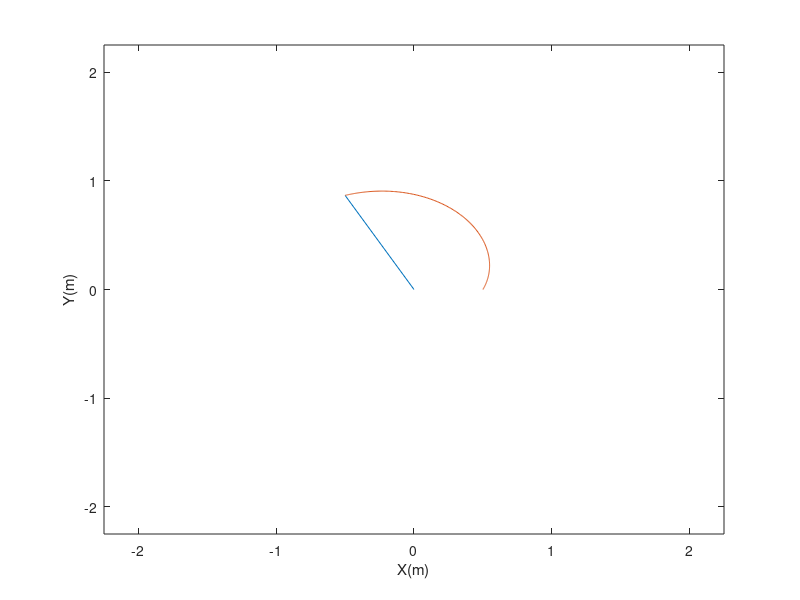
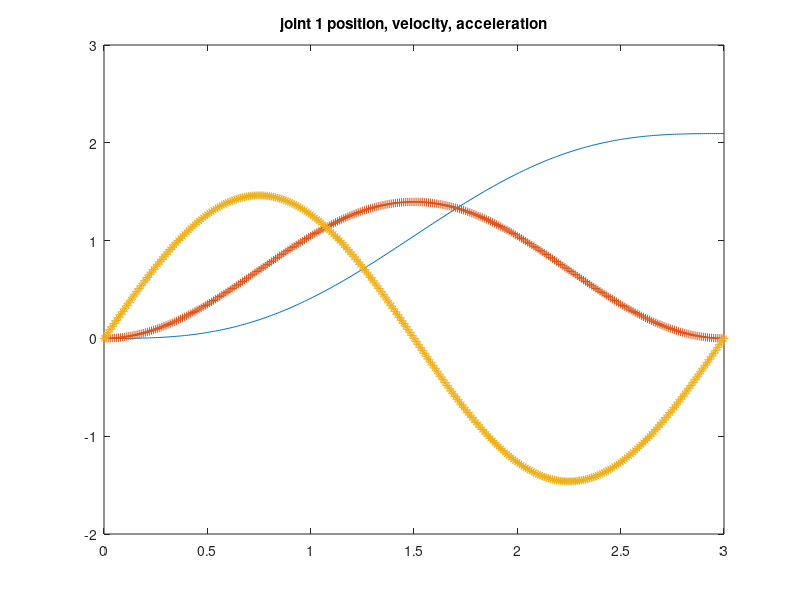
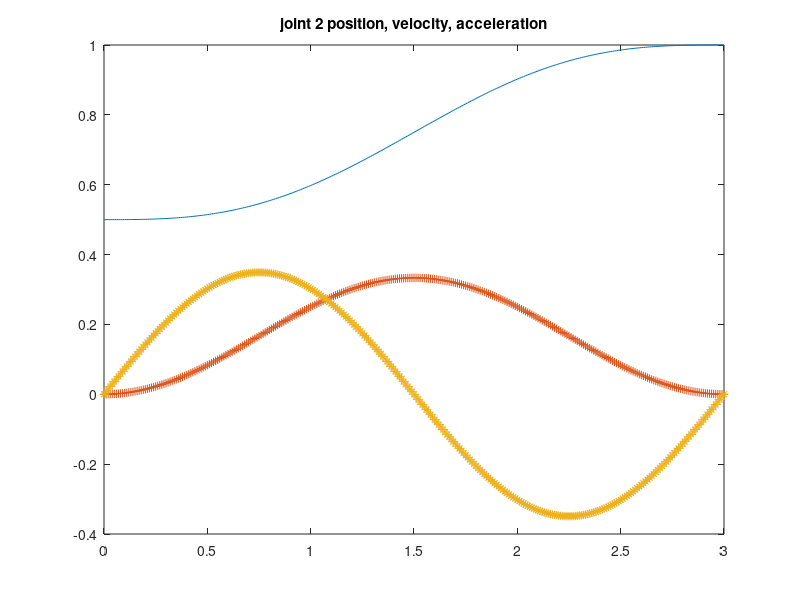
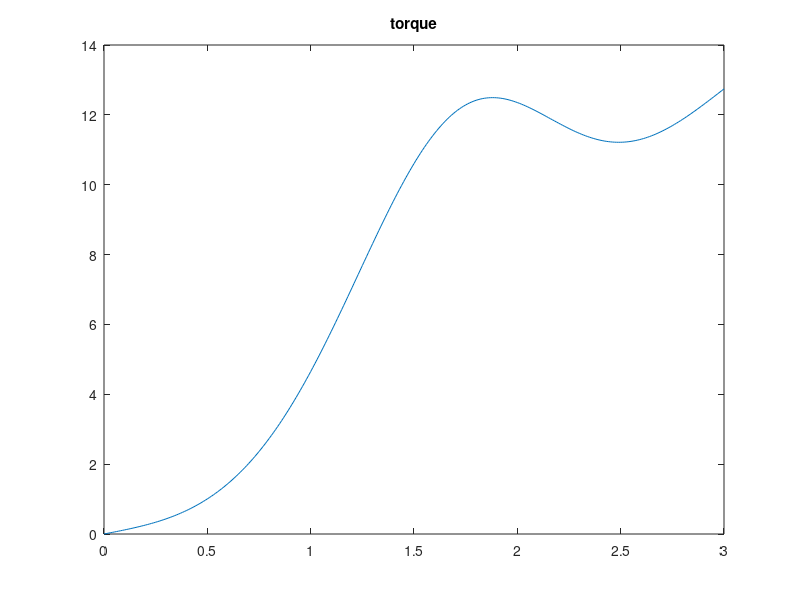

The MATLAB script that drew these images, in order:
clc; clear all;
m=1.5;
 l=1.5;
 g=9.81;
 q_1_0=0;
 q_1_T=(120/180)*pi;
 q_2_0= 0.5;
 q_2_T=1;
 T=3;step=0.01;i=1;
 for t=0:step:T
     time(i)=t;
 %FIRST JOINT
 q_1(i)= q_1_0 + ((q_1_T-q_1_0)/T)*(t-(T/(2*pi))*sin((2*pi*t)/T));
 q_1d(i)=((q_1_T-q_1_0)/T)*(1-cos((2*pi*t)/T));
 q_1dd(i)=((q_1_T-q_1_0)/T)*(((2*pi)/T)*sin((2*pi*t)/T));
 
 %SECOND JOINT
 q_2(i) = q_2_0 + ((q_2_T-q_2_0)/T)*(t-(T/(2*pi))*sin((2*pi*t)/T));
 q_2d(i)=((q_2_T-q_2_0)/T)*(1-cos((2*pi*t)/T));
 q_2dd(i)=((q_2_T-q_2_0)/T)*(((2*pi)/T)*sin((2*pi*t)/T));
 
 tau_1(i)=m*q_2(i)*q_2(i)*q_1dd(i)+2*m*q_2(i)*q_2d(i)*q_1d(i)+m*q_2(i)*sin(q_1(i))*g;
 f_2(i)=m*q_2dd(i)-m*q_2(i)*q_1d(i)*q_1d(i)-m*cos(q_1(i))*g;
 %Animation
 x0=0;y0=0;
 xe(i)=x0+q_2(i)*cos(q_1(i));
 ye(i)=y0+q_2(i)*sin(q_1(i));
 xx=[x0;xe(i)];yy=[y0;ye(i)];
 figure(1)
 plot(xx,yy,xe(1:i),ye(1:i))
 xlabel('X(m)');ylabel('Y(m)')

 xmin=-1.5*l;xmax=1.5*l;ymin=-1.5*l;ymax=1.5*l;
 axis([xmin xmax ymin ymax]);
 
 pause(0.01)
i=i+1;
 end
 figure(2)
plot(time,q_1,'-',time,q_1d,'+',time,q_1dd,'*')
title('joint 1 position, velocity, acceleration')
figure(3)
plot(time,q_2,'-',time,q_2d,'+',time,q_2dd,'*')
title('joint 2 position, velocity, acceleration')
figure(4)
plot(time,tau_1)
title('torque')
figure(5)
plot(time,f_2)
title('force')
 
 
 